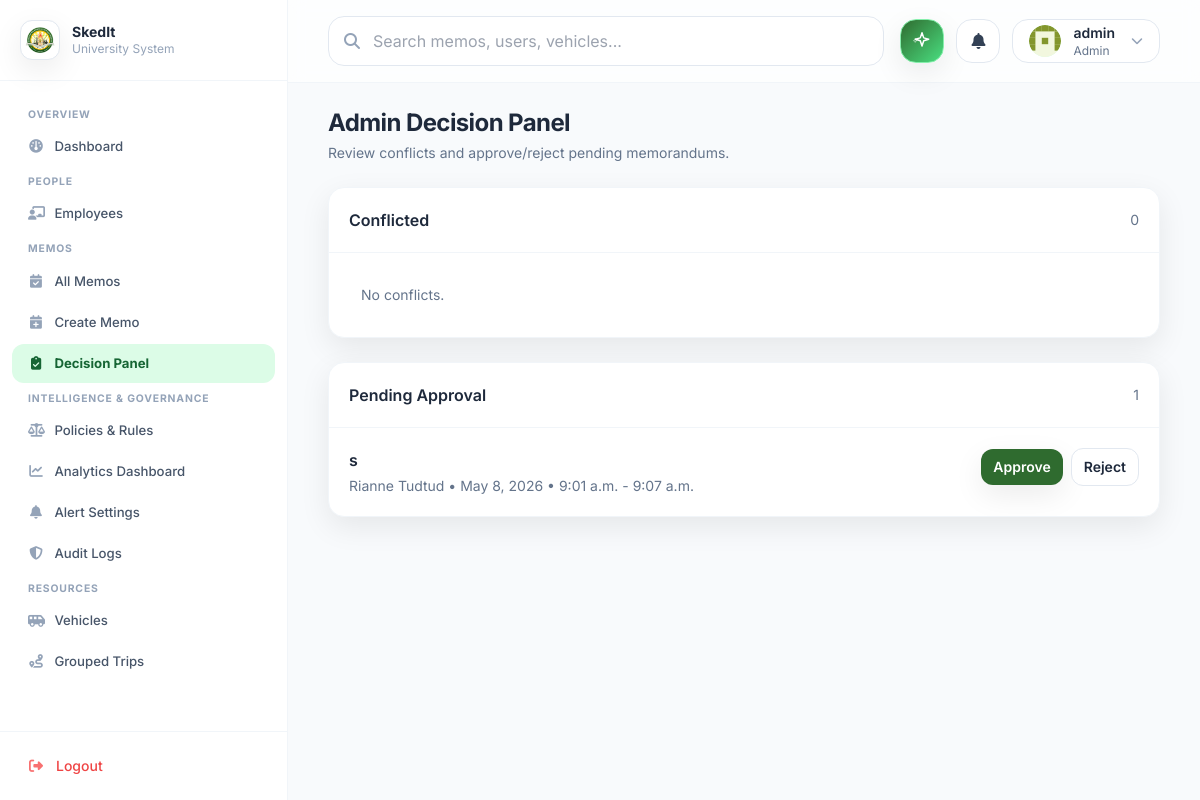
/decisions/ (signed in), run on an earlier commit of the app's database.
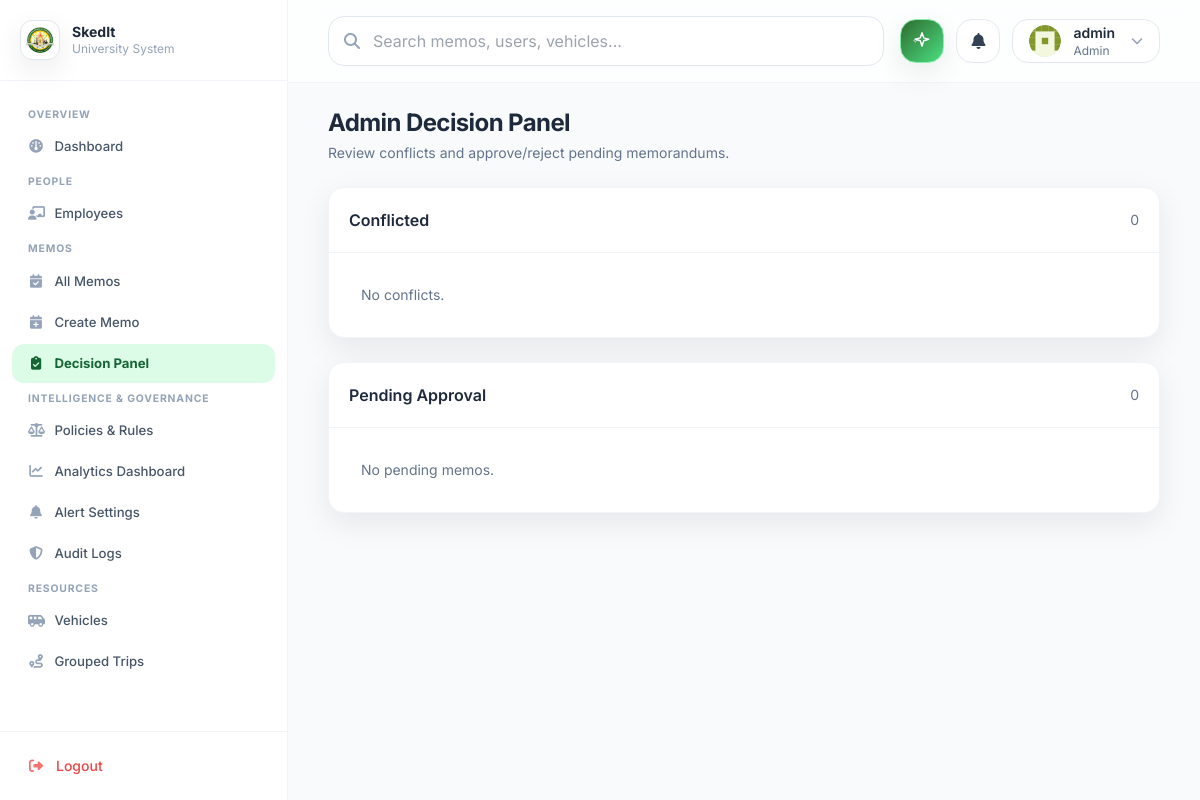
And on a later commit of the database.
### memos/models.py (models this page shows, shortened)
class Memo(models.Model):
    class Priority(models.TextChoices):
        CRITICAL = "critical", "Critical"
        HIGH = "high", "High"
        MEDIUM = "medium", "Medium"
        LOW = "low", "Low"
    class Status(models.TextChoices):
        DRAFT = "draft", "Draft"
        PENDING = "pending", "Pending"
        APPROVED = "approved", "Approved"
        REJECTED = "rejected", "Rejected"
        DELEGATED = "delegated", "Delegated"
        CONFLICT = "conflict", "Conflict"
    class Category(models.TextChoices):
        INTERNAL = "internal", "Internal"
        EXTERNAL = "external", "External"
    title = models.CharField(max_length=200)
    description = models.TextField(blank=True)
    created_by = models.ForeignKey(
        settings.AUTH_USER_MODEL,
        on_delete=models.SET_NULL,
        null=True,
        blank=True,
        related_name="created_memos",
    )
    employees = models.ManyToManyField(
        settings.AUTH_USER_MODEL, related_name="memos", blank=True
    )
    to_all = models.BooleanField(default=False)
    reference_number = models.CharField(max_length=50, blank=True)
    date = models.DateField()
    start_time = models.TimeField()
    end_time = models.TimeField()
    venue = models.CharField(max_length=255, blank=True)
    destination = models.CharField(max_length=255, blank=True)
    priority = models.CharField(max_length=10, choices=Priority.choices, default=Priority.MEDIUM)
    required = models.BooleanField(default=False)
    category = models.CharField(max_length=20, choices=Category.choices, default=Category.INTERNAL)
    status = models.CharField(max_length=15, choices=Status.choices, default=Status.PENDING)
    delegated_to = models.ForeignKey(
        settings.AUTH_USER_MODEL,
        on_delete=models.SET_NULL,
        null=True,
        blank=True,
        related_name="delegated_memos",
    )
    campus = models.ForeignKey(
        "accounts.Campus", on_delete=models.SET_NULL, null=True, blank=True, related_name="memos"
    )
    department = models.ForeignKey(
        "accounts.Department", on_delete=models.SET_NULL, null=True, blank=True, related_name="memos"
    )
    created_at = models.DateTimeField(default=timezone.now, editable=False)
    updated_at = models.DateTimeField(auto_now=True)
    class Meta:
        ordering = ["-date", "start_time"]
        indexes = [
            models.Index(fields=["date", "start_time", "end_time"]),
        ]
    def get_employee_names(self) -> str:
        if self.to_all:
            return "All Faculty Members and Student"
        names = []
        for user in self.employees.all():
            if hasattr(user, 'profile') and user.profile.first_name:
                names.append(f"{user.profile.first_name} {user.profile.last_name}")
            else:
                names.append(user.get_full_name() or user.username)
        return ", ".join(names)

### accounts/models.py (models this page shows, shortened)
class Profile(models.Model):
    class Role(models.TextChoices):
        ADMIN = "admin", "Admin"
        HR = "hr", "HR"
        EMPLOYEE = "instructor", "Employee"
        APPROVER = "approver", "Department Head/Approver"
        TRANSPORTATION = "transportation", "Transportation"
        STAFF = "staff", "Staff"
    user = models.OneToOneField(User, on_delete=models.CASCADE, related_name="profile")
    first_name = models.CharField(max_length=150, blank=True)
    middle_name = models.CharField(max_length=150, blank=True)
    last_name = models.CharField(max_length=150, blank=True)
    employee_id = models.CharField(max_length=50, unique=True, null=True, blank=True)
    mobile_number = models.CharField(max_length=30, blank=True)
    address = models.TextField(blank=True)
    role = models.CharField(max_length=20, choices=Role.choices, default=Role.EMPLOYEE)
    department = models.ForeignKey(
        Department, on_delete=models.SET_NULL, null=True, blank=True, related_name="profiles"
    )
    profile_picture = models.ImageField(upload_to="profile_pictures/", null=True, blank=True)

### memos/views.py (the view)
# urls.py: path("decisions/", views.decision_panel, name="decision_panel"),
@login_required
def decision_panel(request):
    if not _is_admin(request.user):
        messages.error(request, "You do not have permission to access this panel.")
        return redirect("accounts:post_login")
    conflicted = Memo.objects.filter(status=Memo.Status.CONFLICT).order_by("date", "start_time")
    pending = Memo.objects.filter(status=Memo.Status.PENDING).order_by("date", "start_time")
    return render(
        request,
        "memos/decision_panel.html",
        {"conflicted": conflicted, "pending": pending},
    )

### memos/views.py (called while the page is built)
def _is_admin(user) -> bool:
    if not user or not getattr(user, "is_authenticated", False):
        return False
    if getattr(user, "is_staff", False) or getattr(user, "is_superuser", False):
        return True
    role = getattr(getattr(user, "profile", None), "role", None)
    if Profile is not None:
        return role == Profile.Role.ADMIN
    return role == "admin"

### notifications/context_processors.py (called while the page is built)
def unread_notifications(request):
    user = getattr(request, "user", None)
    if not user or not getattr(user, "is_authenticated", False):
        return {
            "unread_notifications_count": 0,
            "recent_notifications": [],
        }
    return {
        "unread_notifications_count": Notification.objects.filter(user=user, is_read=False).count(),
        "recent_notifications": (
            Notification.objects.filter(user=user)
            .order_by("-created_at")[:8]
        ),
    }

### memos/templates/memos/decision_panel.html (shortened to what this page needs)
{% extends "base.html" %}
{% block content %}
<div class="flex items-center justify-between gap-4">
  <div>
    <h1 class="text-2xl font-bold tracking-tight">Admin Decision Panel</h1>
    <p class="text-sm text-slate-500 mt-1">Review conflicts and approve/reject pending memorandums.</p>
  </div>
</div>
<div class="mt-6 grid grid-cols-1 xl:grid-cols-2 gap-6">
  <div class="rounded-2xl bg-white border border-slate-100 shadow-soft overflow-hidden">
    <div class="p-5 border-b border-slate-100 flex items-center justify-between">
      <div class="font-semibold">Conflicted</div>
      <span class="text-sm text-slate-500">{{ conflicted|length }}</span>
    </div>
    <div class="divide-y divide-slate-100">
      {% for memo in conflicted %}
      <div class="p-5">
        <div class="flex items-start justify-between gap-4">
          <div>
            <div class="font-semibold">{{ memo.title }}</div>
            <div class="text-sm text-slate-500 mt-1">{{ memo.get_employee_names }} • {{ memo.date }} • {{ memo.start_time }} - {{ memo.end_time }}</div>
          </div>
          <a class="px-3 py-2 rounded-xl bg-red-50 text-red-700 border border-red-100 text-sm font-semibold"
            href="{% url 'memos:memo_conflict' memo.pk %}">Review</a>
        </div>
      </div>
      {% empty %}
      <div class="p-8 text-sm text-slate-500">No conflicts.</div>
      {% endfor %}
    </div>
  </div>
  <div class="rounded-2xl bg-white border border-slate-100 shadow-soft overflow-hidden">
    <div class="p-5 border-b border-slate-100 flex items-center justify-between">
      <div class="font-semibold">Pending Approval</div>
      <span class="text-sm text-slate-500">{{ pending|length }}</span>
    </div>
    <div class="divide-y divide-slate-100">
      {% for memo in pending %}
      <div class="p-5">
        <div class="flex items-start justify-between gap-4">
          <div>
            <div class="font-semibold">{{ memo.title }}</div>
            <div class="text-sm text-slate-500 mt-1">{{ memo.get_employee_names }} • {{ memo.date }} • {{ memo.start_time }} - {{ memo.end_time }}</div>
          </div>
          <div class="flex items-center gap-2">
            <form method="post" action="{% url 'memos:decision_approve' memo.pk %}">
              <button
                class="px-3 py-2 rounded-xl bg-uniGreen text-white text-sm font-semibold shadow-soft hover:opacity-95 transition"
                type="submit">Approve</button>
            </form>
            <form method="post" action="{% url 'memos:decision_reject' memo.pk %}">
              <button
                class="px-3 py-2 rounded-xl bg-white border border-slate-200 text-sm font-semibold hover:border-uniGold transition"
                type="submit">Reject</button>
            </form>
          </div>
        </div>
      </div>
      {% empty %}
      <div class="p-8 text-sm text-slate-500">No pending memos.</div>
      {% endfor %}
    </div>
  </div>
</div>
{% endblock %}

What changed in the data, as far as the page shows it:
no longer on this page (row edited): Memo: title "s", get_employee_names "Rianne Tudtud", date "May 8, 2026", start_time "9:01 a.m.", end_time "9:07 a.m."
Also different on the page:
{{ pending|length }}: "1" → "0"
text now shown: "No pending memos."
